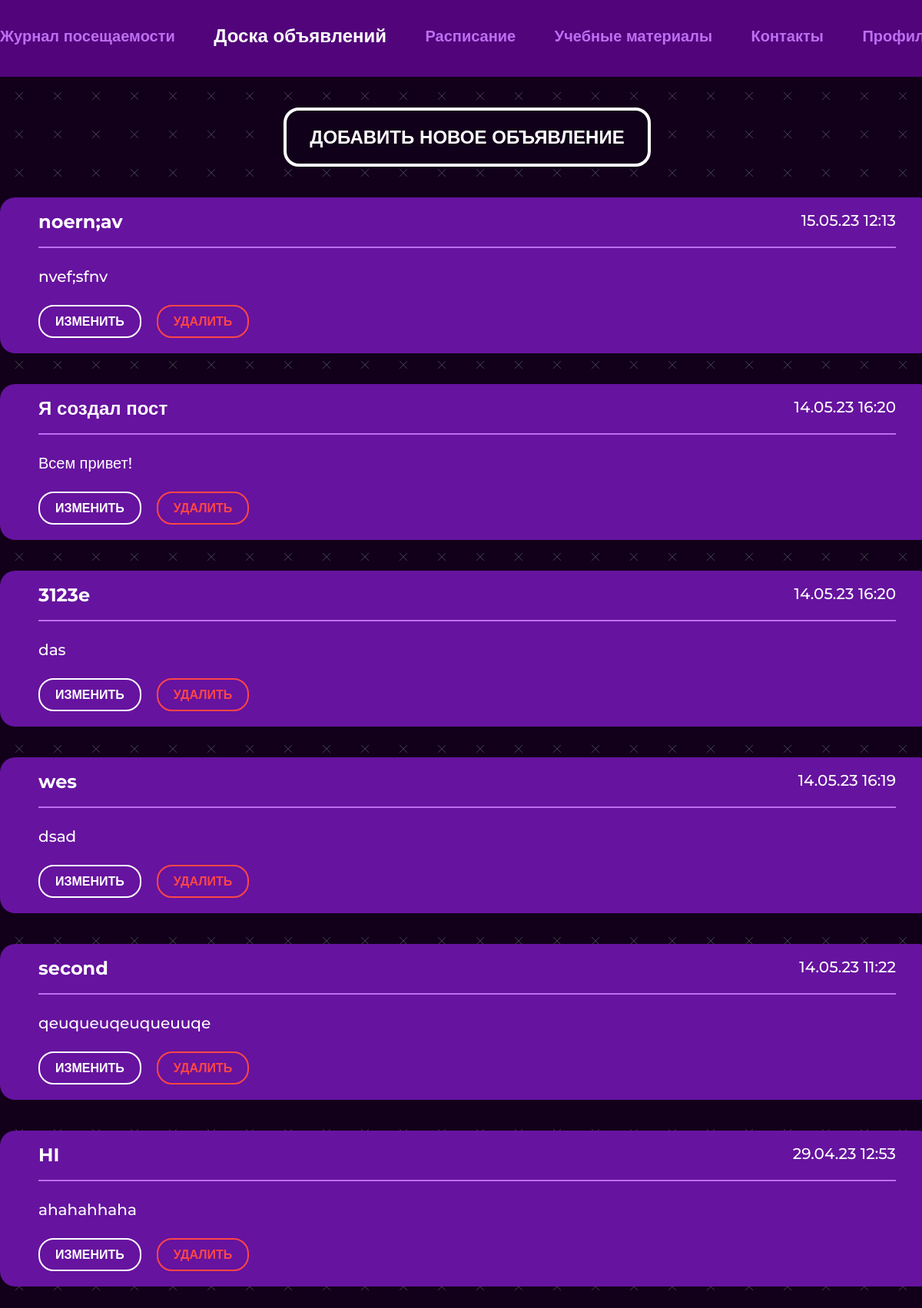
The page / (signed in) on the database its author committed.
### main/models.py (models this page shows, shortened)
class Post(models.Model):
    title = models.CharField(max_length=100)
    text = models.TextField()
    time = models.DateTimeField(auto_now_add=True)
    room = models.ForeignKey(Room, on_delete=models.CASCADE)

### main/views.py (the view)
# urls.py: path('', views.index, name='index'),
@login_required()
def index(request):
    if request.method == "POST":
        print("board post-requets")
        print("board post-requets")
    cur_student = get_student(request)
    posts = Post.objects.filter(room=cur_student.room).order_by('-time')
    contex = {
        'posts': posts,
        'navbar': 'index',
        'perm': get_perm(cur_student.permission)
    }
    return render(request, "main/index.html", context=contex)

### main/views.py (called while the page is built)
def get_student(request):
    return Student.objects.get(user=request.user)

def get_perm(permission):
    if permission == 0:
        return False
    return True

### main/templates/main/index.html (shortened to what this page needs)
{% extends 'main/base.html' %}
{% load static %}
{% block content %}
        <div class="container">
          <div class="board__container">
            {% if perm %}
            <button name="new" class="btn btn-modal" >ДОБАВИТЬ НОВОЕ ОБЪЯВЛЕНИЕ</button>
            {% endif %}
            {% for elem in posts %}
            <div class="board__cell">
              <div class="board__box">
                <h4 class="board__title">
                  {{ elem.title }}
                </h4>
                <p class="board__date">
                  {{ elem.time|date:"d.m.y" }} {{ elem.time|time:"H:i" }}
                </p>
              </div>
              <p class="board__text">
                  {{ elem.text }}
              </p>
              {% if perm %}
              <form class="board__btns" method="post">
                <button name="change" class="mini-btn btn-change">ИЗМЕНИТЬ</button>
                <button name="delete {{ elem.id }}" class="mini-btn btn-cancel">
                  УДАЛИТЬ
                </button>
              </form>
              {% endif %}
            </div>
            {% endfor %}
          </div>
        </div>
{% endblock content%}

### main/static/main/css/main.css (style rules this page uses)
* { padding: 0; margin: 0; border: 0; }
*, *:before, *:after { -webkit-box-sizing: border-box; box-sizing: border-box; }
html, body { width: 100%; line-height: 1; font-size: 16px; -ms-text-size-adjust: 100%; -moz-text-size-adjust: 100%; -webkit-text-size-adjust: 100%; }
input, button, textarea { font-family: inherit; }
button { cursor: pointer; }
h1, h2, h3, h4, h5, h6, a { font-size: inherit; }
body { font-family: "Montserrat", sans-serif; background: url("./img/bg.jpg"); background-size: 50px; }
.btn { display: inline-block; padding: 20px 30px; background-color: #110019; border: 4px solid #FFFFFF; border-radius: 20px; font-weight: 700; font-size: 24px; color: #FFFFFF; -webkit-transition: all 0.5s; transition: all 0.5s; cursor: pointer; }
.container { width: 1216px; margin: 0 auto; }
.mini-btn { border: 2px solid #FFFFFF; border-radius: 20px; padding: 10px 20px; color: #FFFFFF; font-weight: 700; font-size: 16px; background-color: transparent; -webkit-transition: all 0.5s; transition: all 0.5s; }
.btn-cancel { border: 2px solid #FF4646; color: #FF4646; }
.board__container { display: -webkit-box; display: -ms-flexbox; display: flex; -webkit-box-align: center; -ms-flex-align: center; align-items: center; gap: 40px; -webkit-box-orient: vertical; -webkit-box-direction: normal; -ms-flex-direction: column; flex-direction: column; }
.board__cell { padding: 20px 50px; width: 1216px; background: #66139F; border-radius: 20px; display: -webkit-box; display: -ms-flexbox; display: flex; -webkit-box-orient: vertical; -webkit-box-direction: normal; -ms-flex-direction: column; flex-direction: column; gap: 25px; }
.board__box { display: -webkit-box; display: -ms-flexbox; display: flex; -webkit-box-pack: justify; -ms-flex-pack: justify; justify-content: space-between; padding-bottom: 20px; border-bottom: 2px solid #BC6FF1; }
.board__title { font-weight: 700; font-size: 24px; color: #FFFFFF; }
.board__date { font-weight: 500; font-size: 20px; color: #FFFFFF; }
.board__text { font-weight: 500; font-size: 20px; color: #fff; line-height: 24px; }
.board__btns { display: -webkit-box; display: -ms-flexbox; display: flex; gap: 20px; }

### rows shown on the page
Post: title "noern;av", time "15.05.23", time "12:13", text "nvef;sfnv"
Post: title "Я создал пост", time "14.05.23", time "16:20", text "Всем привет!"
Post: title "3123e", time "14.05.23", time "16:20", text "das"
Post: title "wes", time "14.05.23", time "16:19", text "dsad"
Post: title "second", time "14.05.23", time "11:22", text "qeuqueuqeuqueuuqe"
Post: title "HI", time "29.04.23", time "12:53", text "ahahahhaha"
